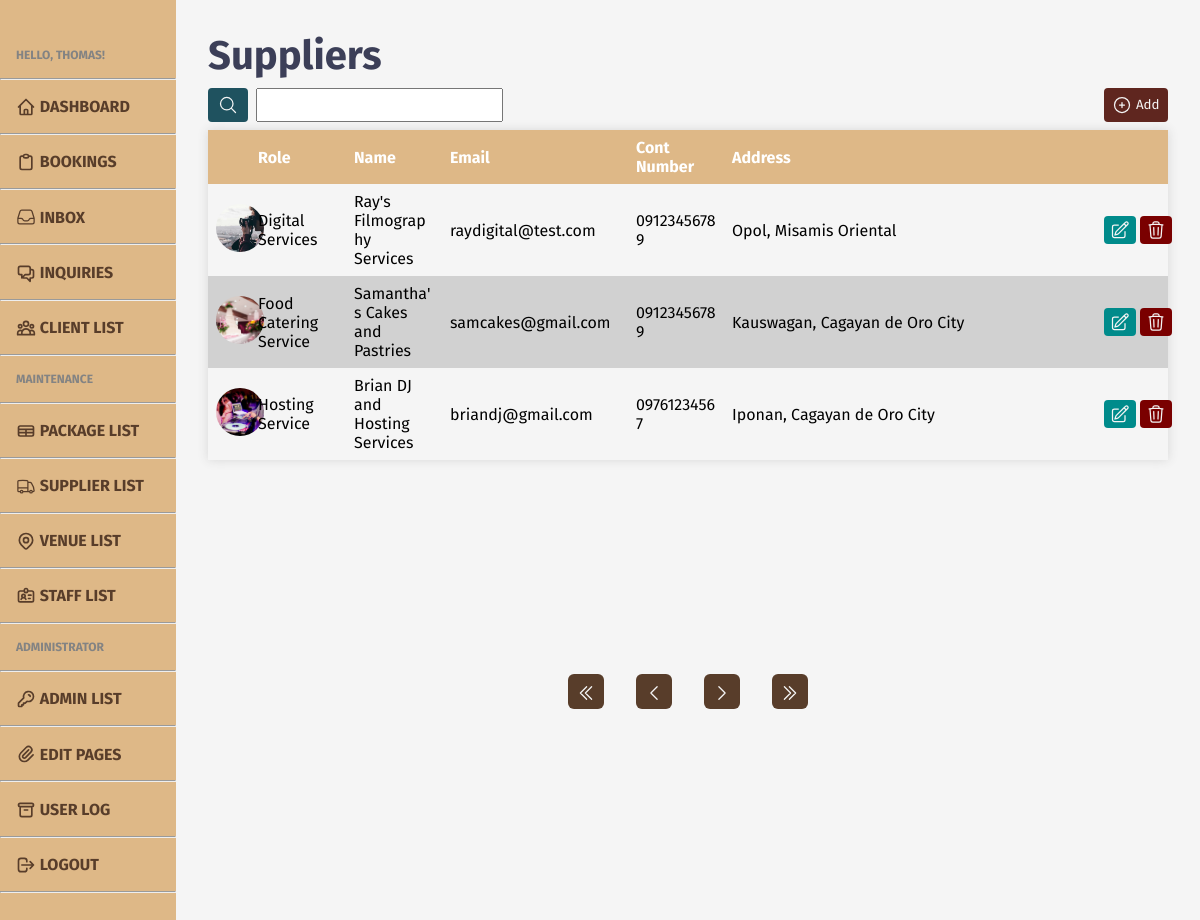
The page /admin/admin-suppliers.php (signed in) on the database as committed earlier.
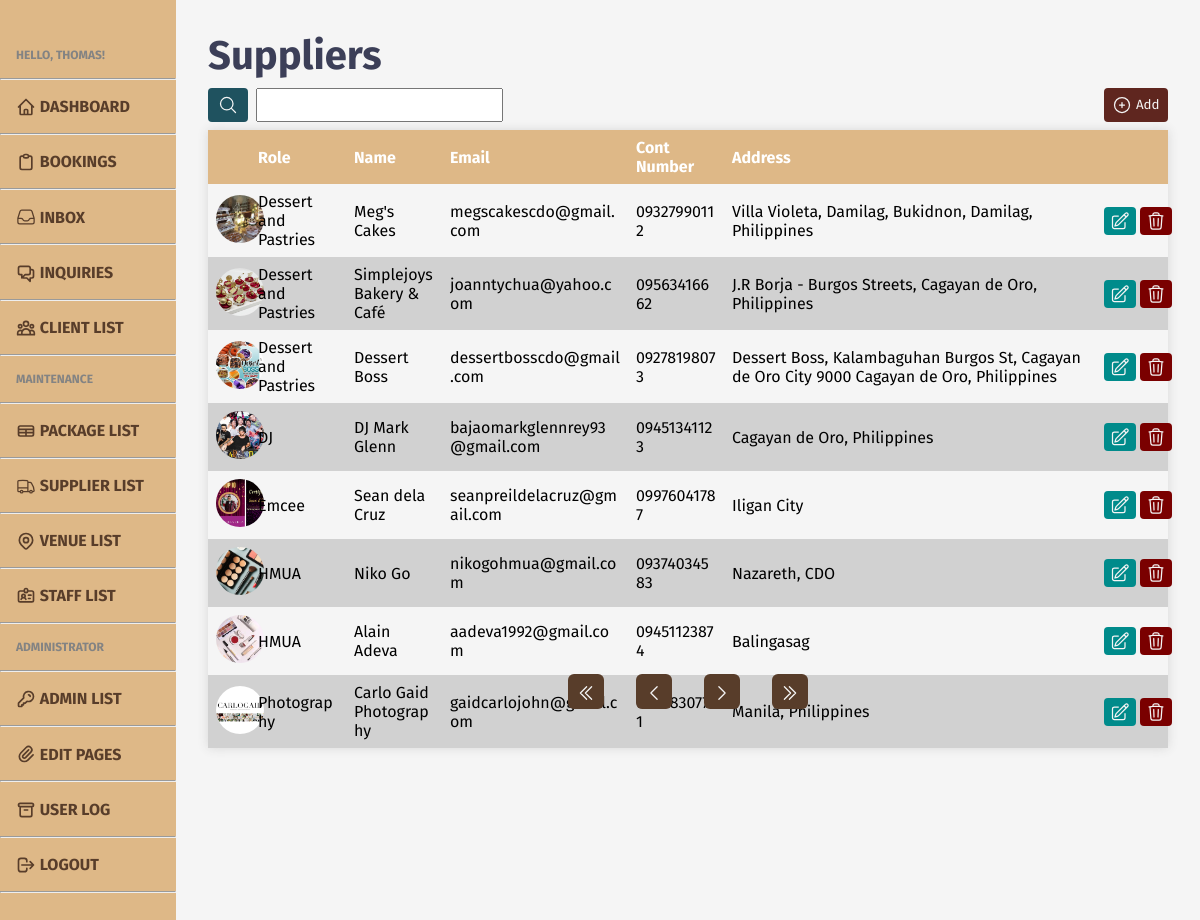
The same page on the database as committed later.
### tables this page shows
CREATE TABLE `supplier` (
  `supp_id` int(11) NOT NULL,
  `supp_name` varchar(100) NOT NULL,
  `supp_contno` varchar(11) NOT NULL,
  `supp_email` varchar(100) NOT NULL,
  `supp_role` varchar(50) NOT NULL,
  `supp_add` varchar(100) NOT NULL,
  `supp_img` varchar(255) DEFAULT NULL,
  `supp_status` int(1) NOT NULL
);

### admin/admin-suppliers.php (the view, shortened to what the changed rows need)
<?php
include '../includes/admin-head.php';
require '../db/database.php';
?>
<head>
    <link rel="stylesheet" href="../styles/admin/admin-lower.css">
</head>
<body>
    <?php
    include '../includes/admin-header.php';
    ?>
    <main class="content">
        <h1>Suppliers</h1>
        <div class="tbl-cont">
            <table style="width: 80vw;">
                <tr>
                    <th style="width: 3.5vw;"></th>
                    <th style="width: 8vw;">Role</th>
                    <th style="width: 8vw;">Name</th>
                    <th style="width: 15.5vw;">Email</th>
                    <th style="width: 8vw;">Cont Number</th>
                    <th>Address</th>
                    <th style="width: 3vw;"></th>
                    <th style="width: 3vw;"></th>
                </tr>
                <?php
                if (isset($_GET['search-submit'])) {
                    $queried = mysqli_real_escape_string($conn, preg_replace('/\s+/', ' ', trim($_GET['search'])));
                    if (strpos($queried, ", ")) {
                        $query = str_replace(", ", " ", $queried);
                        $keys = explode(" ", $query);
                    } else if (strpos($queried, ",")) {
                        $query = str_replace(",", " ", $queried);
                        $keys = explode(" ", $query);
                    } else {
                        $keys = explode(" ", $queried);
                    }
                    if (empty($queried)) {
                        unset($_COOKIE["search"]);
                        if (isset($_GET['pageno'])) {
                            $pageno = $_GET['pageno'];
                        } else {
                            $pageno = 1;
                        }
                        $no_of_records_per_page = 8;
                        $offset = ($pageno - 1) * $no_of_records_per_page;
                        $total_pages_sql = "SELECT COUNT(*) FROM supplier WHERE supp_status=1";
                        $result = mysqli_query($conn, $total_pages_sql);
                        $total_rows = mysqli_fetch_array($result)[0];
                        $total_pages = ceil($total_rows / $no_of_records_per_page);
                        $sql = "SELECT * FROM supplier WHERE supp_status=1 ORDER BY supp_role ASC LIMIT $offset, $no_of_records_per_page";
                        $res_data = mysqli_query($conn, $sql);
                        while ($row = mysqli_fetch_array($res_data)) { ?>
                            <tr>
                                <td>
                                    <div id="small-icon">
                                        <?php if ($row['supp_img'] == NULL) { ?>
                                            <img src="../images/supplier/default.jpg">
                                        <?php } else { ?>
                                            <img src="../images/supplier/<?php echo $row['supp_img']; ?>">
                                        <?php } ?>
                                    </div>
                                </td>
                                <td><?php echo $row['supp_role']; ?></td>
                                <td><?php echo $row['supp_name']; ?></td>
                                <td><?php echo $row['supp_email']; ?></td>
                                <td><?php echo $row['supp_contno']; ?></td>
                                <td><?php echo $row['supp_add']; ?></td>
                                <td class="btn">
                                    <form action="admin-suppliers-edit.php?supp_id=<?php echo $row['supp_id']; ?>" method="post">
                                        <button id="update" name="update">
                                            <svg xmlns="http://www.w3.org/2000/svg" fill="none" viewBox="0 0 24 24" stroke-width="1.5" stroke="currentColor" class="w-6 h-6">
                                                <path stroke-linecap="round" stroke-linejoin="round" d="M15.75 17.25v3.375c0 .621-.504 1.125-1.125 1.125h-9.75a1.125 1.125 0 01-1.125-1.125V7.875c0-.621.504-1.125 1.125-1.125H6.75a9.06 9.06 0 011.5.124m7.5 10.376h3.375c.621 0 1.125-.504 1.125-1.125V11.25c0-4.46-3.243-8.161-7.5-8.876a9.06 9.06 0 00-1.5-.124H9.375c-.621 0-1.125.504-1.125 1.125v3.5m7.5 10.375H9.375a1.125 1.125 0 01-1.125-1.125v-9.25m12 6.625v-1.875a3.375 3.375 0 00-3.375-3.375h-1.5a1.125 1.125 0 01-1.125-1.125v-1.5a3.375 3.375 0 00-3.375-3.375H9.75" />
                                            </svg>
                                        </button>
                                    </form>
                                </td>
                                <td class="btn">
                                    <form action="../util/admin_supplier.php?supp_id=<?php echo $row['supp_id']; ?>" method="post">
                                        <button id="delete" name="delete">
                                            <svg xmlns="http://www.w3.org/2000/svg" fill="none" viewBox="0 0 24 24" stroke-width="1.5" stroke="currentColor" class="w-6 h-6">
                                                <path stroke-linecap="round" stroke-linejoin="round" d="M16.862 4.487l1.687-1.688a1.875 1.875 0 112.652 2.652L10.582 16.07a4.5 4.5 0 01-1.897 1.13L6 18l.8-2.685a4.5 4.5 0 011.13-1.897l8.932-8.931zm0 0L19.5 7.125M18 14v4.75A2.25 2.25 0 0115.75 21H5.25A2.25 2.25 0 013 18.75V8.25A2.25 2.25 0 015.25 6H10" />
                                            </svg>
                                        </button>
                                    </form>
                                </td>
                            </tr>
                        <?php }
                    } else {
                        $_COOKIE['search'] = $queried;
                        if (isset($_GET['pageno'])) {
                            $pageno = $_GET['pageno'];
                        } else {
                            $pageno = 1;
                        }
                        $no_of_records_per_page = 8;
                        $offset = ($pageno - 1) * $no_of_records_per_page;
                        $total_pages_sql = "SELECT * FROM supplier WHERE (supp_name LIKE '%$queried%' OR supp_add LIKE '%$queried%' OR supp_role LIKE '%$queried%' OR supp_email LIKE '%$queried%') AND supp_status=1";
                        foreach ($keys as $k) {
                            $total_pages_sql .= " OR supp_name LIKE '%$k%' OR supp_add LIKE '%$k%' OR supp_role LIKE '%$k%' OR supp_email LIKE '%$k%' ";
                        }
                        $result = mysqli_query($conn, $total_pages_sql);
                        $total_rows = mysqli_fetch_array($result)[0];
                        $total_pages = ceil($total_rows / $no_of_records_per_page);
                        $sql = "SELECT * FROM supplier WHERE (supp_name LIKE '%$queried%' OR supp_add LIKE '%$queried%' OR supp_role LIKE '%$queried%' OR supp_email LIKE '%$queried%') AND supp_status=1";
                        foreach ($keys as $k) {
                            $sql .= " OR supp_name LIKE '%$k%' OR supp_add LIKE '%$k%' OR supp_role LIKE '%$k%' OR supp_email LIKE '%$k%' ";
                        }
                        $res_data = mysqli_query($conn, $sql);
                        while ($row = mysqli_fetch_array($res_data)) { ?>
                            <tr>
                                <td>
                                    <div id="small-icon">
                                        <?php if ($row['supp_img'] == NULL) { ?>
                                            <img src="../images/supplier/default.jpg">
                                        <?php } else { ?>
                                            <img src="../images/supplier/<?php echo $row['supp_img']; ?>">
                                        <?php } ?>
                                    </div>
                                </td>
                                <td><?php echo $row['supp_role']; ?></td>
                                <td><?php echo $row['supp_name']; ?></td>
                                <td><?php echo $row['supp_email']; ?></td>
                                <td><?php echo $row['supp_contno']; ?></td>
                                <td><?php echo $row['supp_add']; ?></td>
                                <td class="btn">
                                    <form action="admin-suppliers-edit.php?supp_id=<?php echo $row['supp_id']; ?>" method="post">
                                        <button id="update" name="update">
                                            <svg xmlns="http://www.w3.org/2000/svg" fill="none" viewBox="0 0 24 24" stroke-width="1.5" stroke="currentColor" class="w-6 h-6">
                                                <path stroke-linecap="round" stroke-linejoin="round" d="M16.862 4.487l1.687-1.688a1.875 1.875 0 112.652 2.652L10.582 16.07a4.5 4.5 0 01-1.897 1.13L6 18l.8-2.685a4.5 4.5 0 011.13-1.897l8.932-8.931zm0 0L19.5 7.125M18 14v4.75A2.25 2.25 0 0115.75 21H5.25A2.25 2.25 0 013 18.75V8.25A2.25 2.25 0 015.25 6H10" />
                                            </svg>
                                        </button>
                                    </form>
                                </td>
                                <td class="btn">
                                    <form action="../util/admin_supplier.php?supp_id=<?php echo $row['supp_id']; ?>" method="post">
                                        <button id="delete" name="delete">
                                            <svg xmlns="http://www.w3.org/2000/svg" fill="none" viewBox="0 0 24 24" stroke-width="1.5" stroke="currentColor" class="w-6 h-6">
                                                <path stroke-linecap="round" stroke-linejoin="round" d="M14.74 9l-.346 9m-4.788 0L9.26 9m9.968-3.21c.342.052.682.107 1.022.166m-1.022-.165L18.16 19.673a2.25 2.25 0 01-2.244 2.077H8.084a2.25 2.25 0 01-2.244-2.077L4.772 5.79m14.456 0a48.108 48.108 0 00-3.478-.397m-12 .562c.34-.059.68-.114 1.022-.165m0 0a48.11 48.11 0 013.478-.397m7.5 0v-.916c0-1.18-.91-2.164-2.09-2.201a51.964 51.964 0 00-3.32 0c-1.18.037-2.09 1.022-2.09 2.201v.916m7.5 0a48.667 48.667 0 00-7.5 0" />
                                            </svg>
                                        </button>
                                    </form>
                                </td>
                            </tr>
                        <?php }
                    }
                } else {
                    if (isset($_GET['pageno'])) {
                        $pageno = $_GET['pageno'];
                    } else {
                        $pageno = 1;
                    }
                    $no_of_records_per_page = 8;
                    $offset = ($pageno - 1) * $no_of_records_per_page;
                    $sql = "SELECT * FROM supplier WHERE supp_status=1 ORDER BY supp_role ASC LIMIT $offset, $no_of_records_per_page";
                    $res_data = mysqli_query($conn, $sql);
                    while ($row = mysqli_fetch_array($res_data)) { ?>
                        <tr>
                            <td>
                                <div id="small-icon">
                                    <?php if ($row['supp_img'] == NULL) { ?>
                                        <img src="../images/supplier/default.jpg">
                                    <?php } else { ?>
                                        <img src="../images/supplier/<?php echo $row['supp_img']; ?>">
                                    <?php } ?>
                                </div>
                            </td>
                            <td><?php echo $row['supp_role']; ?></td>
                            <td><?php echo $row['supp_name']; ?></td>
                            <td><?php echo $row['supp_email']; ?></td>
                            <td><?php echo $row['supp_contno']; ?></td>
                            <td><?php echo $row['supp_add']; ?></td>
                            <td class="btn">
                                <form action="admin-suppliers-edit.php?supp_id=<?php echo $row['supp_id']; ?>" method="post">
                                    <button id="update" name="update">
                                    </button>
                                </form>
                            </td>
                            <td class="btn">
                                <form action="../util/admin_supplier.php?supp_id=<?php echo $row['supp_id']; ?>" method="post">
                                    <button id="delete" name="delete">
                                    </button>
                                </form>
                            </td>
                        </tr>
                <?php };
                }
                ?>
            </table>
        </div>
    </main>
    </div>
</body>
</html>

Rows that differ between the two databases and show on the page:
no longer on this page (row edited): supplier: supp_img (picture), supp_role "Digital Services", supp_name "Ray's Filmography Services", supp_email "raydigital@test.com", supp_contno "09123456789", supp_add "Opol, Misamis Oriental"
no longer on this page (row edited): supplier: supp_img (picture), supp_role "Food Catering Service", supp_name "Samantha's Cakes and Pastries", supp_email "samcakes@gmail.com", supp_contno "09123456789", supp_add "Kauswagan, Cagayan de Oro City"
no longer on this page (row edited): supplier: supp_img (picture), supp_role "Hosting Service", supp_name "Brian DJ and Hosting Services", supp_email "briandj@gmail.com", supp_contno "09761234567", supp_add "Iponan, Cagayan de Oro City"
added supplier: supp_img (picture), supp_role "Dessert and Pastries", supp_name "Meg's Cakes", supp_email "megscakescdo@gmail.com", supp_contno "09327990112", supp_add "Villa Violeta, Damilag, Bukidnon, Damilag, Philippines"
added supplier: supp_img (picture), supp_role "Dessert and Pastries", supp_name "Simplejoys Bakery & Café", supp_email "joanntychua@yahoo.com", supp_contno "09563416662", supp_add "J.R Borja - Burgos Streets, Cagayan de Oro, Philippines"
added supplier: supp_img (picture), supp_role "Dessert and Pastries", supp_name "Dessert Boss", supp_email "dessertbosscdo@gmail.com", supp_contno "09278198073", supp_add "Dessert Boss, Kalambaguhan Burgos St, Cagayan de Oro City 9000 Cagayan de Oro, Philippines"
added supplier: supp_img (picture), supp_role "DJ", supp_name "DJ Mark Glenn", supp_email "bajaomarkglennrey93@gmail.com", supp_contno "09451341123", supp_add "Cagayan de Oro, Philippines"
added supplier: supp_img (picture), supp_role "Emcee", supp_name "Sean dela Cruz", supp_email "seanpreildelacruz@gmail.com", supp_contno "09976041787", supp_add "Iligan City"
added supplier: supp_img (picture), supp_role "HMUA", supp_name "Niko Go", supp_email "nikogohmua@gmail.com", supp_contno "09374034583", supp_add "Nazareth, CDO"
added supplier: supp_img (picture), supp_role "HMUA", supp_name "Alain Adeva", supp_email "aadeva1992@gmail.com", supp_contno "09451123874", supp_add "Balingasag"
added supplier: supp_img (picture), supp_role "Photography", supp_name "Carlo Gaid Photography", supp_email "gaidcarlojohn@gmail.com", supp_contno "09568307711", supp_add "Manila, Philippines"
